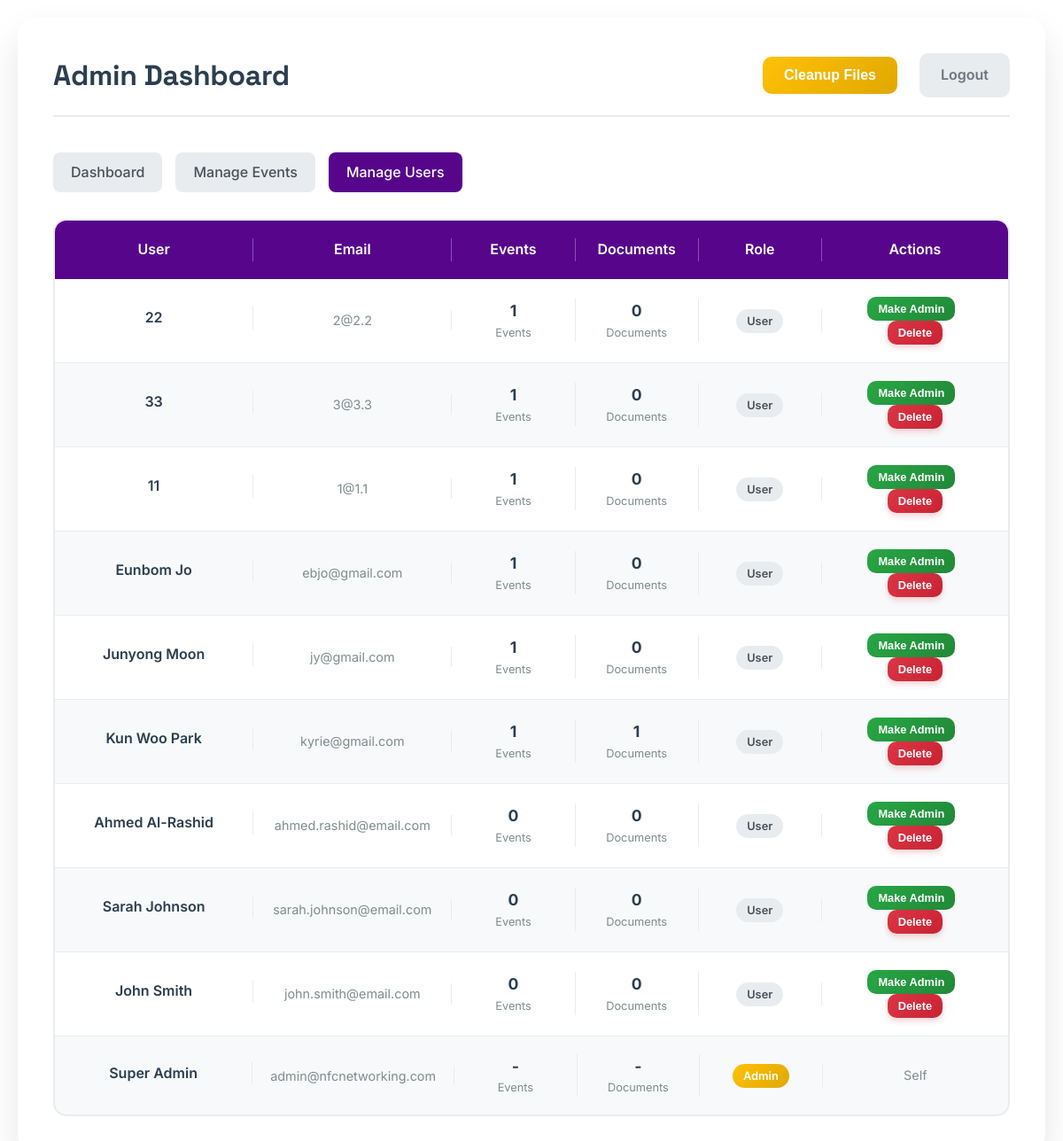
The app's page /admin/users (signed in) with its own data.
### src/models.py (models this page shows, shortened)
class User(UserMixin, db.Model):
    id = db.Column(db.Integer, primary_key=True)
    name = db.Column(db.String(100), nullable=False)
    email = db.Column(db.String(120), unique=True, nullable=False)
    password_hash = db.Column(db.String(128), nullable=False)
    is_admin = db.Column(db.Boolean, default=False, nullable=False)
    created_at = db.Column(db.DateTime, default=datetime.utcnow)
    memberships = db.relationship('Membership', backref='user', lazy=True)
    resumes = db.relationship('Resume', backref='user', lazy=True)
    def is_administrator(self):
        return self.is_admin

### src/routes/admin.py (the view)
@admin_bp.route('/users')
@login_required
@admin_required
def admin_users():
    users = User.query.order_by(User.created_at.desc()).all()
    return render_template('admin/users.html', users=users)

### src/app.py (called while the page is built)
def create_app(config_name=None):
    app = Flask(__name__,
                template_folder='templates',
                static_folder='static')
    config_class = get_config(config_name)
    app.config.from_object(config_class)
    app.config['SQLALCHEMY_DATABASE_URI'] = f'sqlite:///{os.path.join(PROJECT_ROOT, "instance", "nfc_networking.db")}'
    app.config['UPLOAD_FOLDER'] = os.path.join(PROJECT_ROOT, 'uploads')
    db.init_app(app)
    migrate = Migrate(app, db, directory=os.path.join(PROJECT_ROOT, 'migrations'))
    login_manager = LoginManager()
    login_manager.init_app(app)
    login_manager.login_view = 'auth.login'
    @login_manager.user_loader
    def load_user(user_id):
        return User.query.get(int(user_id))
    register_blueprints(app)
    register_error_handlers(app)
    return app

### src/routes/utils.py (called while the page is built)
def admin_required(f):
    @wraps(f)
    def decorated_function(*args, **kwargs):
        if not current_user.is_authenticated or not current_user.is_administrator():
            flash('Admin access required!', 'error')
            if current_user.is_authenticated:
                return redirect(url_for('user.dashboard'))
            else:
                return redirect(url_for('auth.login'))
        return f(*args, **kwargs)
    return decorated_function

### src/templates/admin/users.html (shortened to what this page needs)
{% extends "base.html" %}
{% block content %}
    <div class="container">
        <div class="header">
            <h1>Admin Dashboard</h1>
            <div class="header-actions">
                <form method="POST" action="{{ url_for('admin.admin_cleanup_files') }}" style="display: inline; margin-right: 10px;" onsubmit="return showCleanupConfirmation(event)">
                    <button type="submit" class="btn btn-warning">Cleanup Files</button>
                </form>
                <a href="{{ url_for('auth.logout') }}" class="btn btn-secondary">Logout</a>
            </div>
        </div>
        <div class="nav-links">
            <a href="{{ url_for('admin.admin_dashboard') }}" class="nav-link">Dashboard</a>
            <a href="{{ url_for('admin.admin_events') }}" class="nav-link">Manage Events</a>
            <a href="{{ url_for('admin.admin_users') }}" class="nav-link active">Manage Users</a>
        </div>
        {% if users %}
            <div class="users-table">
                <div class="table-header">
                    <div style="display: grid; grid-template-columns: 1.2fr 1.2fr 0.7fr 0.7fr 0.7fr 1fr; gap: 20px;">
                        <div style="border-right: 1px solid rgba(255,255,255,0.3); padding-right: 20px; text-align: center;">User</div>
                        <div style="border-right: 1px solid rgba(255,255,255,0.3); padding-right: 20px; text-align: center;">Email</div>
                        <div style="border-right: 1px solid rgba(255,255,255,0.3); padding-right: 20px; text-align: center;">Events</div>
                        <div style="border-right: 1px solid rgba(255,255,255,0.3); padding-right: 20px; text-align: center;">Documents</div>
                        <div style="border-right: 1px solid rgba(255,255,255,0.3); padding-right: 20px; text-align: center;">Role</div>
                        <div style="text-align: center;">Actions</div>
                    </div>
                </div>
                {% for user in users %}
                    <div class="user-row">
                        <div class="user-name">{{ user.name }}</div>
                        <div class="user-email">{{ user.email }}</div>
                        <div class="user-stats">
                            {% if user.is_admin %}
                                <div class="stat-number">-</div>
                                <div class="stat-label">Events</div>
                            {% else %}
                                <div class="stat-number">{{ user.memberships|length }}</div>
                                <div class="stat-label">Events</div>
                            {% endif %}
                        </div>
                        <div class="user-stats">
                            {% if user.is_admin %}
                                <div class="stat-number">-</div>
                                <div class="stat-label">Documents</div>
                            {% else %}
                                <div class="stat-number">{{ user.resumes|length }}</div>
                                <div class="stat-label">Documents</div>
                            {% endif %}
                        </div>
                        <div style="text-align: center;">
                            {% if user.is_admin %}
                                <span class="admin-badge">Admin</span>
                            {% else %}
                                <span class="user-badge">User</span>
                            {% endif %}
                        </div>
                        <div style="text-align: center;">
                            {% if user.id != current_user.id %}
                                <form method="POST" action="{{ url_for('admin.admin_toggle_admin', user_id=user.id) }}" style="display: inline; margin-right: 8px;">
                                    <button type="submit" class="btn {% if user.is_admin %}btn-warning{% else %}btn-success{% endif %}" style="padding: 6px 12px; font-size: 0.8rem;">
                                        {% if user.is_admin %}Remove Admin{% else %}Make Admin{% endif %}
                                    </button>
                                </form>
                                <form method="POST" action="{{ url_for('admin.admin_delete_user', user_id=user.id) }}" style="display: inline;" onsubmit="return showDeleteUserConfirmation(event, '{{ user.name }}')">
                                    <button type="submit" class="btn btn-danger" style="padding: 6px 12px; font-size: 0.8rem;">Delete</button>
                                </form>
                            {% else %}
                                <span style="color: #7f8c8d; font-size: 0.9rem;">Self</span>
                            {% endif %}
                        </div>
                    </div>
                {% endfor %}
            </div>
        {% else %}
            <div class="no-users">
                <h3>No Users Registered Yet</h3>
                <p>Users will appear here once they register on the platform.</p>
            </div>
        {% endif %}
    </div>
{% endblock %}

### src/static/css/style.css (style rules this page uses)
:root { --nyu-violet: #57068c; --nyu-light-violet: #ab82c5; --nyu-yellow: #f4ec51; --nyu-light-gray: #f2f2f2; --color-bg: #ffffff; --color-bg-subtle: #fdfdfd; --color-bg-muted: #f8f9fa; --color-text-primary: #2c3e50; --color-text-secondary: #7f8c8d; --color-text-muted: #6c757d; --color-success: #28a745; --color-danger: #dc3545; --color-warning: #ffc107; --color-info: #17a2b8; --color-border: #e9ecef; --color-border-subtle: #f0f0f0; --font-heading: 'Space Grotesk', -apple-system, BlinkMacSystemFont, sans-serif; --font-body: 'Inter', -apple-system, BlinkMacSystemFont, sans-serif; --font-code: 'Menlo', 'Monaco', 'Courier New', monospace; --space-xs: 4px; --space-sm: 8px; --space-md: 12px; --space-lg: 20px; --space-xl: 40px; --radius-sm: 8px; --radius-md: 12px; --radius-lg: 20px; --radius-pill: 20px; --shadow-sm: 0 2px 5px rgba(87, 6, 140, 0.2); --shadow-md: 0 4px 20px rgba(0, 0, 0, 0.05); --shadow-lg: 0 10px 30px rgba(0, 0, 0, 0.08); --shadow-subtle: 0 4px 6px rgba(0, 0, 0, 0.1); --transition-fast: 0.2s ease; --transition-base: 0.3s ease; }
* { margin: 0; padding: 0; box-sizing: border-box; }
body { font-family: var(--font-body); background-color: var(--color-bg); color: var(--color-text-primary); line-height: 1.6; min-height: 100vh; -webkit-font-smoothing: antialiased; -moz-osx-font-smoothing: grayscale; }
h1, h2, h3, h4, h5, h6 { font-family: var(--font-heading); font-weight: 600; line-height: 1.2; color: var(--color-text-primary); margin: 0; }
h1 { font-size: 2.5rem; font-weight: 700; letter-spacing: -0.02em; }
.container { background: var(--color-bg); padding: var(--space-xl); border-radius: var(--radius-lg); max-width: 1400px; margin: var(--space-xl) auto; }
.header { display: flex; justify-content: space-between; align-items: center; margin-bottom: var(--space-xl); padding-bottom: var(--space-lg); border-bottom: 2px solid var(--nyu-light-gray); }
.header h1 { font-size: 2.2rem; font-weight: 700; color: var(--nyu-violet); letter-spacing: -0.01em; }
.btn { padding: 10px 20px; border: none; border-radius: var(--radius-sm); text-decoration: none; font-weight: 600; transition: all var(--transition-base); cursor: pointer; display: inline-block; text-align: center; font-size: 1rem; }
.btn-secondary { background: white; color: var(--nyu-violet); border: 2px solid var(--nyu-violet); padding: 8px 18px; }
.btn-success { background: linear-gradient(135deg, var(--color-success) 0%, #218838 100%); color: white; }
.btn-danger { background: linear-gradient(135deg, var(--color-danger) 0%, #c82333 100%); color: white; box-shadow: 0 4px 6px rgba(220, 53, 69, 0.2); }

### records on screen
User: name "22", email "2@2.2", memberships|length "1", resumes|length "0", is_admin "User"
User: name "33", email "3@3.3", memberships|length "1", resumes|length "0", is_admin "User"
User: name "11", email "1@1.1", memberships|length "1", resumes|length "0", is_admin "User"
User: name "Eunbom Jo", email "ebjo@gmail.com", memberships|length "1", resumes|length "0", is_admin "User"
User: name "Junyong Moon", email "jy@gmail.com", memberships|length "1", resumes|length "0", is_admin "User"
User: name "Kun Woo Park", email "kyrie@gmail.com", memberships|length "1", resumes|length "1", is_admin "User"
User: name "Ahmed Al-Rashid", email "ahmed.rashid@email.com", memberships|length "0", resumes|length "0", is_admin "User"
User: name "Sarah Johnson", email "sarah.johnson@email.com", memberships|length "0", resumes|length "0", is_admin "User"
User: name "John Smith", email "john.smith@email.com", memberships|length "0", resumes|length "0", is_admin "User"
User: name "Super Admin", email "admin@nfcnetworking.com", is_admin "Events", shows "Self"
